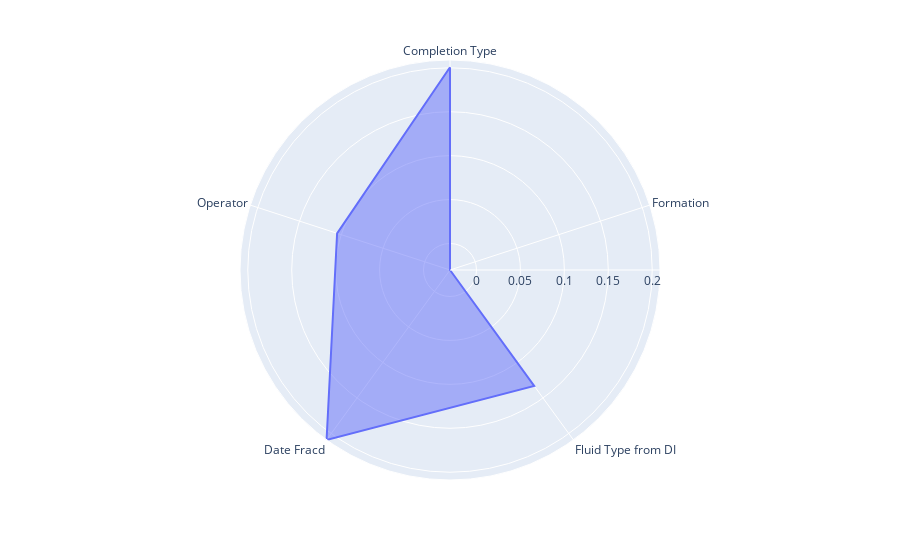

The notebook cell saved with this chart:
### Code cell
#create dictionary for angle and radius values 
df = pd.DataFrame(dict(
    r= radius_values,
    theta= features))

#create radar chart
fig = px.line_polar(df, r='r', theta='theta', line_close=True)

#fill in area
fig.update_traces(fill='toself')

#plot chart
fig.show()

### Figure 1 — Plotly figure (JSON) as saved in the notebook; plotly's stock layout.template omitted (floating-point values rounded to 4 significant figures)
{"data": [{"fill": "toself", "hovertemplate": "r=%{r}<br>theta=%{theta}<extra></extra>", "legendgroup": "", "line": {"color": "#636efa", "dash": "solid"}, "mode": "lines", "name": "", "r": [0.2006, -0.03014, 0.1329, 0.2089, 0.1049, 0.2006], "showlegend": false, "subplot": "polar", "theta": ["Completion Type", "Formation", "Fluid Type from DI", "Date Fracd", "Operator", "Completion Type"], "type": "scatterpolar"}], "layout": {"legend": {"tracegroupgap": 0}, "margin": {"t": 60}, "polar": {"angularaxis": {"direction": "clockwise", "rotation": 90}, "domain": {"x": [0, 1], "y": [0, 1]}}}}
